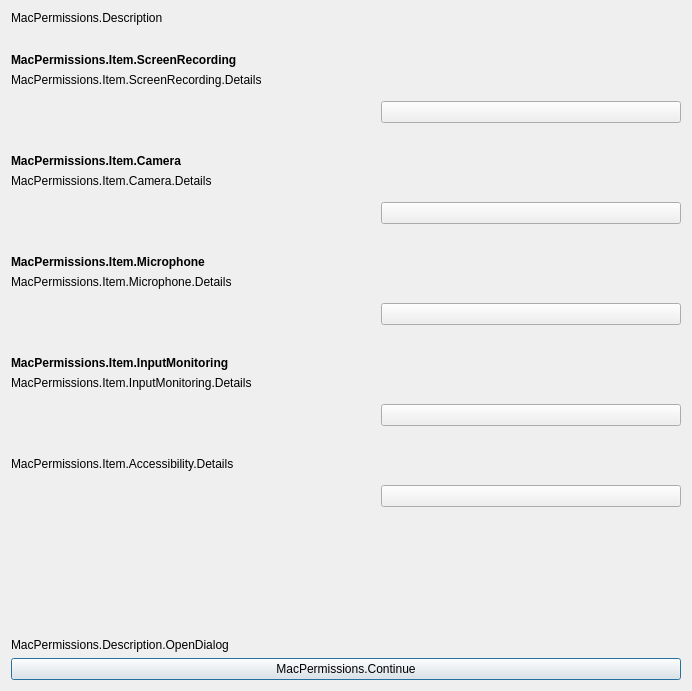
<?xml version="1.0" encoding="UTF-8"?>
<!--
  -     Copyright (c) 2026 by Andrew Hale <halea2196@gmail.com>
  -
  -     This program is free software: you can redistribute it and/or modify
  -     it under the terms of the GNU General Public License as published by
  -     the Free Software Foundation, either version 3 of the License, or
  -     (at your option) any later version.
  -
  -     This program is distributed in the hope that it will be useful,
  -     but WITHOUT ANY WARRANTY; without even the implied warranty of
  -     MERCHANTABILITY or FITNESS FOR A PARTICULAR PURPOSE.  See the
  -     GNU General Public License for more details.
  -
  -     You should have received a copy of the GNU General Public License
  -     along with this program.  If not, see <http://www.gnu.org/licenses/>.
  -
  -->

<ui version="4.0">
 <class>PermissionsDialog</class>
 <widget class="QDialog" name="PermissionsDialog">
  <property name="geometry">
   <rect>
    <x>0</x>
    <y>0</y>
    <width>692</width>
    <height>691</height>
   </rect>
  </property>
  <property name="windowTitle">
   <string>MacPermissions.Title</string>
  </property>
  <layout class="QVBoxLayout" name="verticalLayout">
   <item>
    <widget class="QLabel" name="label">
     <property name="text">
      <string>MacPermissions.Description</string>
     </property>
    </widget>
   </item>
   <item>
    <layout class="QGridLayout" name="gridLayout">
     <item row="2" column="0">
      <widget class="QLabel" name="label_2">
       <property name="text">
        <string>MacPermissions.Description.OpenDialog</string>
       </property>
      </widget>
     </item>
     <item row="3" column="0">
      <widget class="QPushButton" name="continueButton">
       <property name="text">
        <string>MacPermissions.Continue</string>
       </property>
      </widget>
     </item>
     <item row="0" column="0">
      <layout class="QFormLayout" name="formLayout">
       <property name="rowWrapPolicy">
        <enum>QFormLayout::RowWrapPolicy::WrapAllRows</enum>
       </property>
       <property name="topMargin">
        <number>22</number>
       </property>
       <property name="bottomMargin">
        <number>0</number>
       </property>
       <item row="2" column="0" colspan="2">
        <layout class="QHBoxLayout" name="horizontalLayout">
         <property name="topMargin">
          <number>8</number>
         </property>
         <property name="rightMargin">
          <number>0</number>
         </property>
         <property name="bottomMargin">
          <number>25</number>
         </property>
         <item>
          <spacer name="horizontalSpacer">
           <property name="orientation">
            <enum>Qt::Orientation::Horizontal</enum>
           </property>
           <property name="sizeHint" stdset="0">
            <size>
             <width>40</width>
             <height>20</height>
            </size>
           </property>
          </spacer>
         </item>
         <item>
          <widget class="QPushButton" name="capturePermissionButton">
           <property name="sizePolicy">
            <sizepolicy hsizetype="Fixed" vsizetype="Fixed">
             <horstretch>0</horstretch>
             <verstretch>0</verstretch>
            </sizepolicy>
           </property>
           <property name="minimumSize">
            <size>
             <width>300</width>
             <height>0</height>
            </size>
           </property>
           <property name="maximumSize">
            <size>
             <width>300</width>
             <height>16777215</height>
            </size>
           </property>
           <property name="text">
            <string/>
           </property>
          </widget>
         </item>
        </layout>
       </item>
       <item row="1" column="0" colspan="2">
        <widget class="QLabel" name="label_4">
         <property name="text">
          <string>MacPermissions.Item.ScreenRecording.Details</string>
         </property>
        </widget>
       </item>
       <item row="0" column="0" colspan="2">
        <widget class="QLabel" name="label_3">
         <property name="font">
          <font>
           <bold>true</bold>
          </font>
         </property>
         <property name="text">
          <string>MacPermissions.Item.ScreenRecording</string>
         </property>
        </widget>
       </item>
       <item row="3" column="0" colspan="2">
        <widget class="QLabel" name="label_5">
         <property name="font">
          <font>
           <bold>true</bold>
          </font>
         </property>
         <property name="text">
          <string>MacPermissions.Item.Camera</string>
         </property>
        </widget>
       </item>
       <item row="4" column="0" colspan="2">
        <widget class="QLabel" name="label_6">
         <property name="text">
          <string>MacPermissions.Item.Camera.Details</string>
         </property>
        </widget>
       </item>
       <item row="5" column="0" colspan="2">
        <layout class="QHBoxLayout" name="horizontalLayout_2">
         <property name="topMargin">
          <number>8</number>
         </property>
         <property name="rightMargin">
          <number>0</number>
         </property>
         <property name="bottomMargin">
          <number>25</number>
         </property>
         <item>
          <spacer name="horizontalSpacer_2">
           <property name="orientation">
            <enum>Qt::Orientation::Horizontal</enum>
           </property>
           <property name="sizeHint" stdset="0">
            <size>
             <width>40</width>
             <height>20</height>
            </size>
           </property>
          </spacer>
         </item>
         <item>
          <widget class="QPushButton" name="videoPermissionButton">
           <property name="sizePolicy">
            <sizepolicy hsizetype="Fixed" vsizetype="Fixed">
             <horstretch>0</horstretch>
             <verstretch>0</verstretch>
            </sizepolicy>
           </property>
           <property name="minimumSize">
            <size>
             <width>300</width>
             <height>0</height>
            </size>
           </property>
           <property name="maximumSize">
            <size>
             <width>300</width>
             <height>16777215</height>
            </size>
           </property>
           <property name="text">
            <string/>
           </property>
          </widget>
         </item>
        </layout>
       </item>
       <item row="6" column="0" colspan="2">
        <widget class="QLabel" name="label_7">
         <property name="font">
          <font>
           <bold>true</bold>
          </font>
         </property>
         <property name="text">
          <string>MacPermissions.Item.Microphone</string>
         </property>
        </widget>
       </item>
       <item row="7" column="0" colspan="2">
        <widget class="QLabel" name="label_8">
         <property name="text">
          <string>MacPermissions.Item.Microphone.Details</string>
         </property>
        </widget>
       </item>
       <item row="8" column="0" colspan="2">
        <layout class="QHBoxLayout" name="horizontalLayout_3">
         <property name="topMargin">
          <number>8</number>
         </property>
         <property name="rightMargin">
          <number>0</number>
         </property>
         <property name="bottomMargin">
          <number>25</number>
         </property>
         <item>
          <spacer name="horizontalSpacer_3">
           <property name="orientation">
            <enum>Qt::Orientation::Horizontal</enum>
           </property>
           <property name="sizeHint" stdset="0">
            <size>
             <width>40</width>
             <height>20</height>
            </size>
           </property>
          </spacer>
         </item>
         <item>
          <widget class="QPushButton" name="audioPermissionButton">
           <property name="sizePolicy">
            <sizepolicy hsizetype="Fixed" vsizetype="Fixed">
             <horstretch>0</horstretch>
             <verstretch>0</verstretch>
            </sizepolicy>
           </property>
           <property name="minimumSize">
            <size>
             <width>300</width>
             <height>0</height>
            </size>
           </property>
           <property name="maximumSize">
            <size>
             <width>300</width>
             <height>16777215</height>
            </size>
           </property>
           <property name="text">
            <string/>
           </property>
          </widget>
         </item>
        </layout>
       </item>
       <item row="9" column="0" colspan="2">
        <widget class="QLabel" name="label_9">
         <property name="font">
          <font>
           <bold>true</bold>
          </font>
         </property>
         <property name="text">
          <string>MacPermissions.Item.InputMonitoring</string>
         </property>
        </widget>
       </item>
       <item row="10" column="0" colspan="2">
        <widget class="QLabel" name="label_10">
         <property name="text">
          <string>MacPermissions.Item.InputMonitoring.Details</string>
         </property>
        </widget>
       </item>
       <item row="11" column="0" colspan="2">
        <layout class="QHBoxLayout" name="horizontalLayout_4">
         <property name="topMargin">
          <number>8</number>
         </property>
         <property name="rightMargin">
          <number>0</number>
         </property>
         <property name="bottomMargin">
          <number>25</number>
         </property>
         <item>
          <spacer name="horizontalSpacer_4">
           <property name="orientation">
            <enum>Qt::Orientation::Horizontal</enum>
           </property>
           <property name="sizeHint" stdset="0">
            <size>
             <width>40</width>
             <height>20</height>
            </size>
           </property>
          </spacer>
         </item>
         <item>
          <widget class="QPushButton" name="inputMonitoringPermissionButton">
           <property name="sizePolicy">
            <sizepolicy hsizetype="Fixed" vsizetype="Fixed">
             <horstretch>0</horstretch>
             <verstretch>0</verstretch>
            </sizepolicy>
           </property>
           <property name="minimumSize">
            <size>
             <width>300</width>
             <height>0</height>
            </size>
           </property>
           <property name="maximumSize">
            <size>
             <width>300</width>
             <height>16777215</height>
            </size>
           </property>
           <property name="text">
            <string/>
           </property>
          </widget>
         </item>
        </layout>
       </item>
       <item row="12" column="0" colspan="2">
        <widget class="QLabel" name="label_11">
         <property name="text">
          <string>MacPermissions.Item.Accessibility.Details</string>
         </property>
        </widget>
       </item>
       <item row="13" column="0" colspan="2">
        <layout class="QHBoxLayout" name="horizontalLayout_5">
         <property name="topMargin">
          <number>8</number>
         </property>
         <property name="rightMargin">
          <number>0</number>
         </property>
         <property name="bottomMargin">
          <number>25</number>
         </property>
         <item>
          <spacer name="horizontalSpacer_5">
           <property name="orientation">
            <enum>Qt::Orientation::Horizontal</enum>
           </property>
           <property name="sizeHint" stdset="0">
            <size>
             <width>40</width>
             <height>20</height>
            </size>
           </property>
          </spacer>
         </item>
         <item>
          <widget class="QPushButton" name="accessibilityPermissionButton">
           <property name="sizePolicy">
            <sizepolicy hsizetype="Fixed" vsizetype="Fixed">
             <horstretch>0</horstretch>
             <verstretch>0</verstretch>
            </sizepolicy>
           </property>
           <property name="minimumSize">
            <size>
             <width>300</width>
             <height>0</height>
            </size>
           </property>
           <property name="maximumSize">
            <size>
             <width>300</width>
             <height>16777215</height>
            </size>
           </property>
           <property name="text">
            <string/>
           </property>
          </widget>
         </item>
        </layout>
       </item>
      </layout>
     </item>
     <item row="1" column="0">
      <spacer name="verticalSpacer">
       <property name="orientation">
        <enum>Qt::Orientation::Vertical</enum>
       </property>
       <property name="sizeHint" stdset="0">
        <size>
         <width>20</width>
         <height>40</height>
        </size>
       </property>
      </spacer>
     </item>
    </layout>
   </item>
  </layout>
 </widget>
 <resources>
  <include location="vura.qrc"/>
 </resources>
 <connections/>
</ui>
